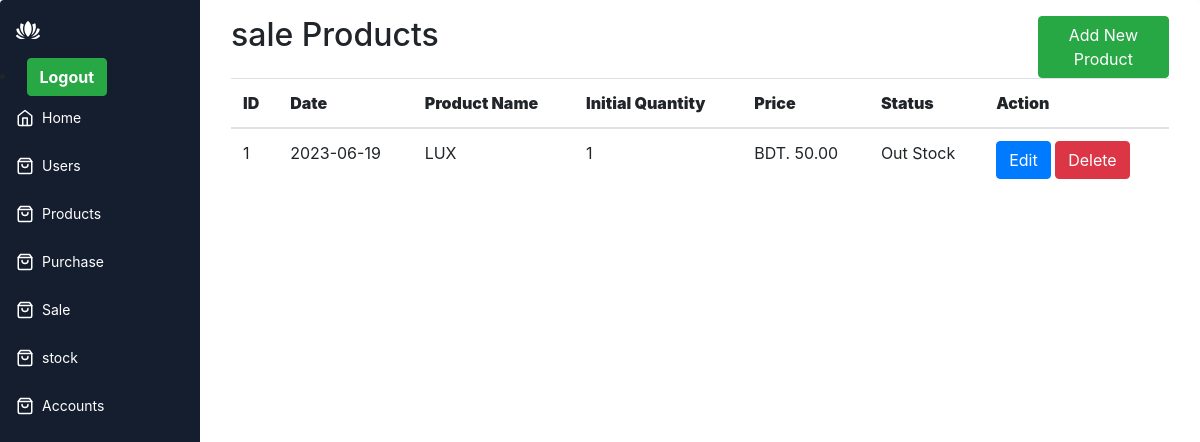
/sale.php (signed in), run on the app's committed database.
### tables this page shows
CREATE TABLE `sale` (
  `id` int(11) NOT NULL,
  `date` date NOT NULL,
  `product_name` text NOT NULL,
  `qty` int(255) NOT NULL,
  `price` int(255) NOT NULL,
  `status` varchar(500) NOT NULL
);

### sale.php (the view, shortened to what this page needs)
<?php
include 'include/header.php';
include 'include/connection.php';
$sql ="SELECT * FROM sale" ;
$result = $db->query($sql);
?>
<div class="app-content">
    <div class="container-fluid">
        <div class="row">
            <div class="col-md-10">
                <h2> sale Products</h2>
            </div>
            <div class="col-md-2">
                <a href="sale_add.php" class="btn btn-success">Add New Product</a>
            </div>
        </div>
    </div>
    <div class="container-fluid">
        <div class="row">
            <div class="col-md-12">
                <table class="table ">
                    <thead>
                        <th><b>ID</b></th>
                        <th><b>Date</b></th>
                        <th><b>Product Name</b></th>
                        <th><b>Initial Quantity</b></th>
                        <th><b>Price</b></th>
                        <th><b>Status</b></th>
                        <th><b>Action</b></th>
                    </thead>
                    <tbody>
                    <?php while($row = $result->fetch_assoc()): ?>
                        <tr>
                            <td><?php echo $row['id'] ; ?></td>
                            <td><?php echo $row['date'] ; ?></td>
                            <td><?php echo $row['product_name'] ; ?></td>
                            <td><?php echo $row['qty'] ; ?></td>
                            <td>BDT. <?php echo $row['price'] ; ?>.00</td>
                            <td><?php echo $row['status'] ; ?></td>
                        <td>
                            <a href="sale_edit.php?id=<?php echo $row['id']; ?>" class="btn btn-primary">Edit</a>
                            <a href="sale_delete.php?id=<?php echo $row['id']; ?>" class="btn btn-danger" onclick="return confirm('Are you sure you want to delete this user?')">Delete</a>
                        </td>
                        </tr>
                        <?php endwhile; ?>
                    </tbody>
                </table>
            </div>
        </div>
    </div>
</div>
<?php
include 'include/footer.php';
?>

### assets/style.css (style rules this page uses)
* { box-sizing: border-box; }
:root { --app-bg: #101827; --sidebar: rgba(21, 30, 47,1); --sidebar-main-color: #fff; --table-border: #1a2131; --table-header: #1a2131; --app-content-main-color: #fff; --sidebar-link: #fff; --sidebar-active-link: #1d283c; --sidebar-hover-link: #1a2539; --action-color: #2869ff; --action-color-hover: #6291fd; --app-content-secondary-color: #1d283c; --filter-reset: #2c394f; --filter-shadow: rgba(16, 24, 39, 0.8) 0px 6px 12px -2px, rgba(0, 0, 0, 0.3) 0px 3px 7px -3px; }
body, html { margin: 0; padding: 0; height: 100%; width: 100%; }
body { overflow: hidden; font-family: "Poppins", sans-serif; background-color: var(--app-bg); -webkit-font-smoothing: antialiased; -moz-osx-font-smoothing: grayscale; }
.app-content { padding: 16px; background-color: #ffffff; height: 100%; flex: 1; max-height: 100%; display: flex; flex-direction: column; }

### data on the page
sale: id "1", date "2023-06-19", product_name "LUX", qty "1", price "50", status "Out Stock"
